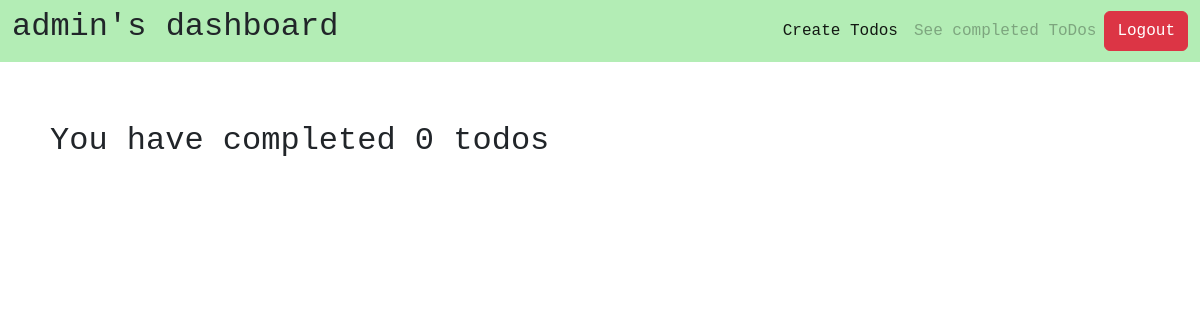
/completed/ (signed in), run on an earlier commit of the app's database.
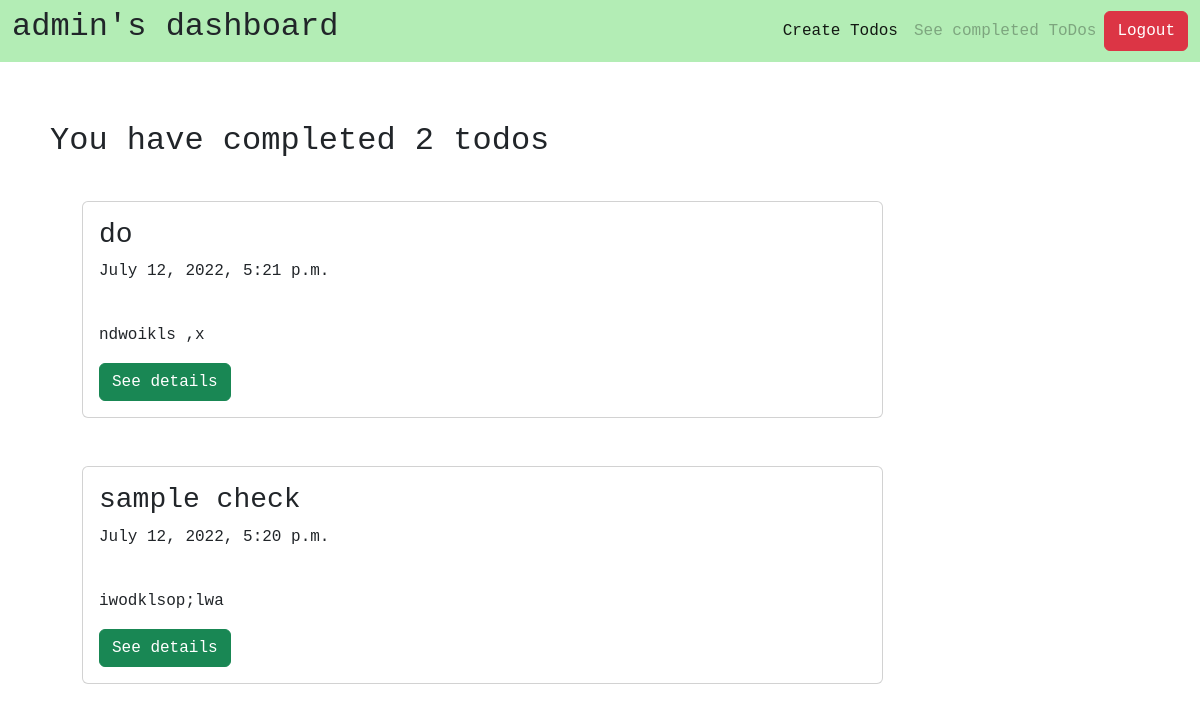
And on a later commit of the database.
### todo/models.py (models this page shows)
class ToDo(models.Model):
    title = models.CharField(max_length=100)
    description=models.TextField(blank=True)
    datecreated= models.DateTimeField(auto_now_add=True)
    datecompleted = models.DateTimeField(null=True, blank=True)
    duedate=models.DateField()
    important = models.BooleanField(default=False)
    completed = models.BooleanField(default=False)
    user = models.ForeignKey(User, on_delete=models.CASCADE, default=None)
    def __str__(self) -> str:
        return self.title

### todo/views.py (the view)
# urls.py: path('completed/',views.completedToDo, name='completedToDo'),
def completedToDo(request):
    todos = ToDo.objects.filter(user = request.user, completed=True).order_by('-datecompleted')
    return render(request, 'todo/completedToDo.html', {'todos':todos})

### todo/templates/todo/completedToDo.html (shortened to what this page needs)
<!DOCTYPE html>
<html lang="en">
<head>
    <link href="https://cdn.jsdelivr.net/npm/bootstrap@5.2.0-beta1/dist/css/bootstrap.min.css" rel="stylesheet"
>
</head>
<body style="font-family: 'IBM Plex Mono', monospace;">
    <nav class="navbar navbar-expand-lg" style="background-color: rgb(179, 237, 181);">
        <div class="container-fluid">
            <h2>{{user.username}}'s dashboard</h2>
            <div class="d-flex" id="navbarScroll">
                <ul class="navbar-nav me-auto my-2 my-lg-0 navbar-nav-scroll" style="--bs-scroll-height: 100px;">
                    <li class="nav-item">
                        <a class="nav-link active" aria-current="page" href="{%url 'createToDos'%}">Create Todos</a>
                    </li>
                    <li class="nav-item">
                        <a class="nav-link disabled" href="{%url 'completedToDo'%}">See completed ToDos</a>
                    </li>
                </ul>
                <form class="d-flex" action="{% url 'logOutUser'%}" method="post">
                    <button class="btn btn-danger" type="submit">Logout</button>
                </form>
            </div>
        </div>
    </nav>
    <div class="container" style="margin-top: 40px; padding: 20px;">
        <h2> You have completed {{ todos.count }} todos</h2>
        <ul style="margin-top: 40px;">
            {% for todo in todos %}
            {% if todo.important %}<div class="card w-75" style="background-color: rgb(255, 106, 106);">
                {% else %}<div class="card w-75">
                    {% endif %}
                    <div class="card-body">
                        <h3 class="card-title">{{ todo }}</h3>
                        <p class="card-text">{{todo.datecompleted}}</p> <br>
                        <p class="card-text">{% if todo.description %}{{ todo.description|truncatechars:150 }}{% endif%}</p>
                        <a href="{% url 'viewToDo' todo.id %}" class="btn btn-success">See details</a>
                    </div>
                </div>
                <br><br>
                {% endfor %}
        </ul>
    </div>
</body>
</html>

What changed in the data, as far as the page shows it:
now on this page (row edited): ToDo: title "do", datecompleted "July 12, 2022, 5:21 p.m.", description "ndwoikls ,x"
now on this page (row edited): ToDo: title "sample check", datecompleted "July 12, 2022, 5:20 p.m.", description "iwodklsop;lwa"
Also different on the page:
{{ todos.count }}: "0" → "2"
